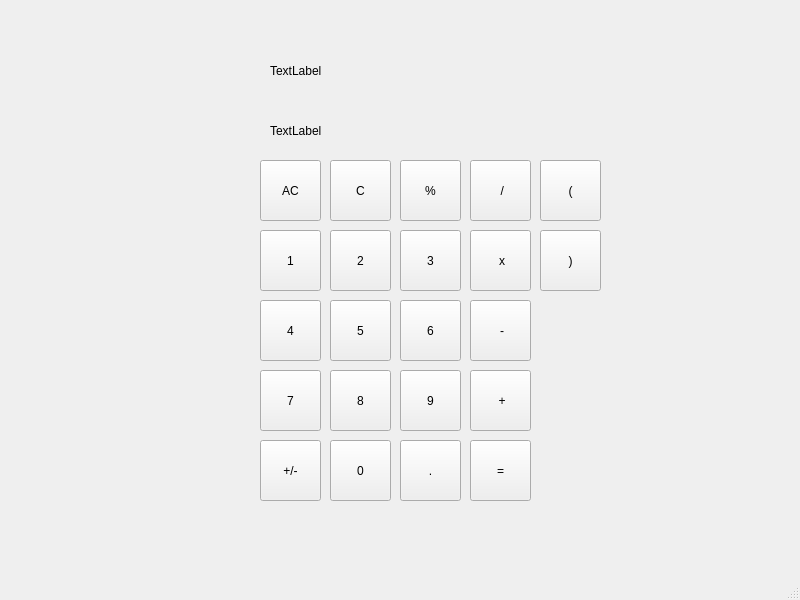
<?xml version="1.0" encoding="UTF-8"?>
<ui version="4.0">
 <class>MainWindow</class>
 <widget class="QMainWindow" name="MainWindow">
  <property name="geometry">
   <rect>
    <x>0</x>
    <y>0</y>
    <width>800</width>
    <height>600</height>
   </rect>
  </property>
  <property name="windowTitle">
   <string>MainWindow</string>
  </property>
  <widget class="QWidget" name="centralwidget">
   <widget class="QPushButton" name="pushButton_1">
    <property name="geometry">
     <rect>
      <x>260</x>
      <y>160</y>
      <width>61</width>
      <height>61</height>
     </rect>
    </property>
    <property name="text">
     <string>AC</string>
    </property>
   </widget>
   <widget class="QLabel" name="label">
    <property name="geometry">
     <rect>
      <x>270</x>
      <y>30</y>
      <width>331</width>
      <height>81</height>
     </rect>
    </property>
    <property name="text">
     <string>TextLabel</string>
    </property>
   </widget>
   <widget class="QPushButton" name="pushButton_2">
    <property name="geometry">
     <rect>
      <x>330</x>
      <y>160</y>
      <width>61</width>
      <height>61</height>
     </rect>
    </property>
    <property name="text">
     <string>C</string>
    </property>
   </widget>
   <widget class="QPushButton" name="pushButton_3">
    <property name="geometry">
     <rect>
      <x>400</x>
      <y>160</y>
      <width>61</width>
      <height>61</height>
     </rect>
    </property>
    <property name="text">
     <string>%</string>
    </property>
   </widget>
   <widget class="QPushButton" name="pushButton_4">
    <property name="geometry">
     <rect>
      <x>470</x>
      <y>160</y>
      <width>61</width>
      <height>61</height>
     </rect>
    </property>
    <property name="text">
     <string> /</string>
    </property>
   </widget>
   <widget class="QPushButton" name="pushButton_5">
    <property name="geometry">
     <rect>
      <x>260</x>
      <y>230</y>
      <width>61</width>
      <height>61</height>
     </rect>
    </property>
    <property name="text">
     <string>1</string>
    </property>
   </widget>
   <widget class="QPushButton" name="pushButton_6">
    <property name="geometry">
     <rect>
      <x>330</x>
      <y>230</y>
      <width>61</width>
      <height>61</height>
     </rect>
    </property>
    <property name="text">
     <string>2</string>
    </property>
   </widget>
   <widget class="QPushButton" name="pushButton_7">
    <property name="geometry">
     <rect>
      <x>400</x>
      <y>230</y>
      <width>61</width>
      <height>61</height>
     </rect>
    </property>
    <property name="text">
     <string>3</string>
    </property>
   </widget>
   <widget class="QPushButton" name="pushButton_8">
    <property name="geometry">
     <rect>
      <x>470</x>
      <y>230</y>
      <width>61</width>
      <height>61</height>
     </rect>
    </property>
    <property name="text">
     <string> x</string>
    </property>
   </widget>
   <widget class="QPushButton" name="pushButton_9">
    <property name="geometry">
     <rect>
      <x>260</x>
      <y>300</y>
      <width>61</width>
      <height>61</height>
     </rect>
    </property>
    <property name="text">
     <string>4</string>
    </property>
   </widget>
   <widget class="QPushButton" name="pushButton_10">
    <property name="geometry">
     <rect>
      <x>330</x>
      <y>300</y>
      <width>61</width>
      <height>61</height>
     </rect>
    </property>
    <property name="text">
     <string>5</string>
    </property>
   </widget>
   <widget class="QPushButton" name="pushButton_11">
    <property name="geometry">
     <rect>
      <x>400</x>
      <y>300</y>
      <width>61</width>
      <height>61</height>
     </rect>
    </property>
    <property name="text">
     <string>6</string>
    </property>
   </widget>
   <widget class="QPushButton" name="pushButton_12">
    <property name="geometry">
     <rect>
      <x>470</x>
      <y>300</y>
      <width>61</width>
      <height>61</height>
     </rect>
    </property>
    <property name="text">
     <string> -</string>
    </property>
   </widget>
   <widget class="QPushButton" name="pushButton_13">
    <property name="geometry">
     <rect>
      <x>260</x>
      <y>370</y>
      <width>61</width>
      <height>61</height>
     </rect>
    </property>
    <property name="text">
     <string>7</string>
    </property>
   </widget>
   <widget class="QPushButton" name="pushButton_14">
    <property name="geometry">
     <rect>
      <x>330</x>
      <y>370</y>
      <width>61</width>
      <height>61</height>
     </rect>
    </property>
    <property name="text">
     <string>8</string>
    </property>
   </widget>
   <widget class="QPushButton" name="pushButton_15">
    <property name="geometry">
     <rect>
      <x>400</x>
      <y>370</y>
      <width>61</width>
      <height>61</height>
     </rect>
    </property>
    <property name="text">
     <string>9</string>
    </property>
   </widget>
   <widget class="QPushButton" name="pushButton_16">
    <property name="geometry">
     <rect>
      <x>470</x>
      <y>370</y>
      <width>61</width>
      <height>61</height>
     </rect>
    </property>
    <property name="text">
     <string> +</string>
    </property>
   </widget>
   <widget class="QPushButton" name="pushButton_17">
    <property name="geometry">
     <rect>
      <x>260</x>
      <y>440</y>
      <width>61</width>
      <height>61</height>
     </rect>
    </property>
    <property name="text">
     <string>+/-</string>
    </property>
   </widget>
   <widget class="QPushButton" name="pushButton_18">
    <property name="geometry">
     <rect>
      <x>330</x>
      <y>440</y>
      <width>61</width>
      <height>61</height>
     </rect>
    </property>
    <property name="text">
     <string>0</string>
    </property>
   </widget>
   <widget class="QPushButton" name="pushButton_19">
    <property name="geometry">
     <rect>
      <x>400</x>
      <y>440</y>
      <width>61</width>
      <height>61</height>
     </rect>
    </property>
    <property name="text">
     <string>.</string>
    </property>
   </widget>
   <widget class="QPushButton" name="pushButton_20">
    <property name="geometry">
     <rect>
      <x>470</x>
      <y>440</y>
      <width>61</width>
      <height>61</height>
     </rect>
    </property>
    <property name="text">
     <string>=</string>
    </property>
   </widget>
   <widget class="QLabel" name="label_2">
    <property name="geometry">
     <rect>
      <x>270</x>
      <y>110</y>
      <width>331</width>
      <height>41</height>
     </rect>
    </property>
    <property name="text">
     <string>TextLabel</string>
    </property>
   </widget>
   <widget class="QPushButton" name="pushButton_21">
    <property name="geometry">
     <rect>
      <x>540</x>
      <y>160</y>
      <width>61</width>
      <height>61</height>
     </rect>
    </property>
    <property name="text">
     <string>(</string>
    </property>
   </widget>
   <widget class="QPushButton" name="pushButton_22">
    <property name="geometry">
     <rect>
      <x>540</x>
      <y>230</y>
      <width>61</width>
      <height>61</height>
     </rect>
    </property>
    <property name="text">
     <string>)</string>
    </property>
   </widget>
  </widget>
  <widget class="QMenuBar" name="menubar">
   <property name="geometry">
    <rect>
     <x>0</x>
     <y>0</y>
     <width>800</width>
     <height>22</height>
    </rect>
   </property>
  </widget>
  <widget class="QStatusBar" name="statusbar"/>
 </widget>
 <resources/>
 <connections/>
</ui>
